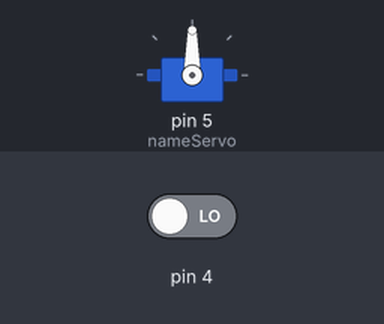
This sketch was run on a simulated Arduino Uno, built with avr-gcc and run on an emulated ATmega328P. Shown: servo. The test bench sets the inputs (shaded band); at power-on: pin 4 LOW.

Above: at 1.2 s.
1.3 s: pin 4 driven HIGH
At 2.5 s:
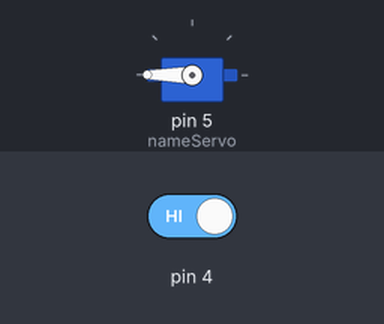
2.8 s: pin 4 driven LOW
At 4.2 s:
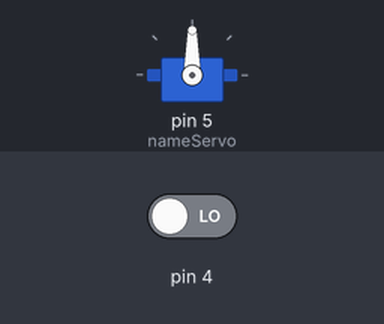
Timing chart, 0 to 5.8 s (numbered marks = the images above; inputs shaded):
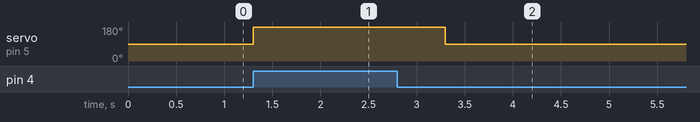

The sketch:

Rotate_Servo_Motor_using_Switch.ino
```cpp
#include <Servo.h>
Servo nameServo;
void setup() {

nameServo.attach(5);// D4
pinMode(4,INPUT);
}

void loop() {
  int x=digitalRead(4);
  if (x==1)
  {
    nameServo.write(180);
  delay(1000);
  }
  else{
  nameServo.write(90);
  }
}
```

Measured:
- after the input at 1.3 s, servo on pin 5 (nameServo): 90° → 180° at once
- after the input at 2.8 s, servo on pin 5 (nameServo): 180° → 90° after 0.50 s
